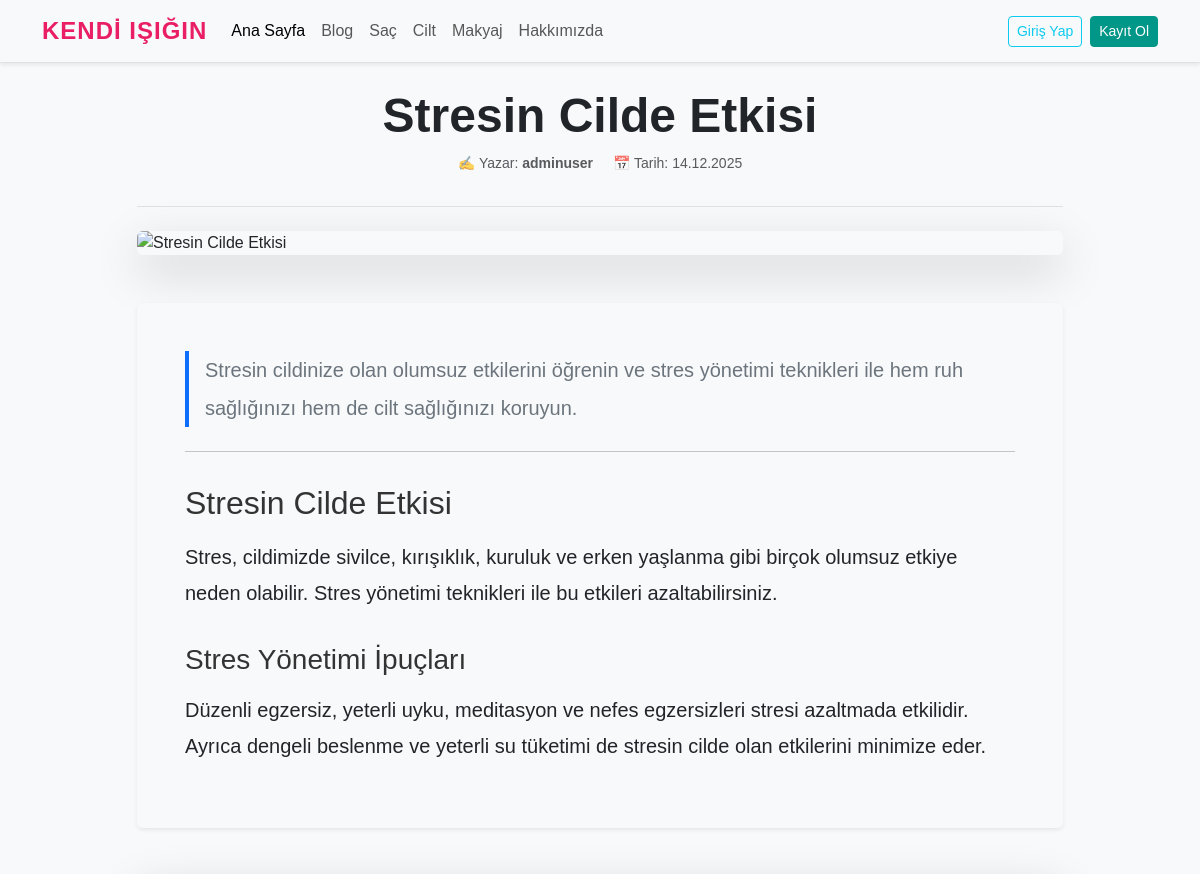
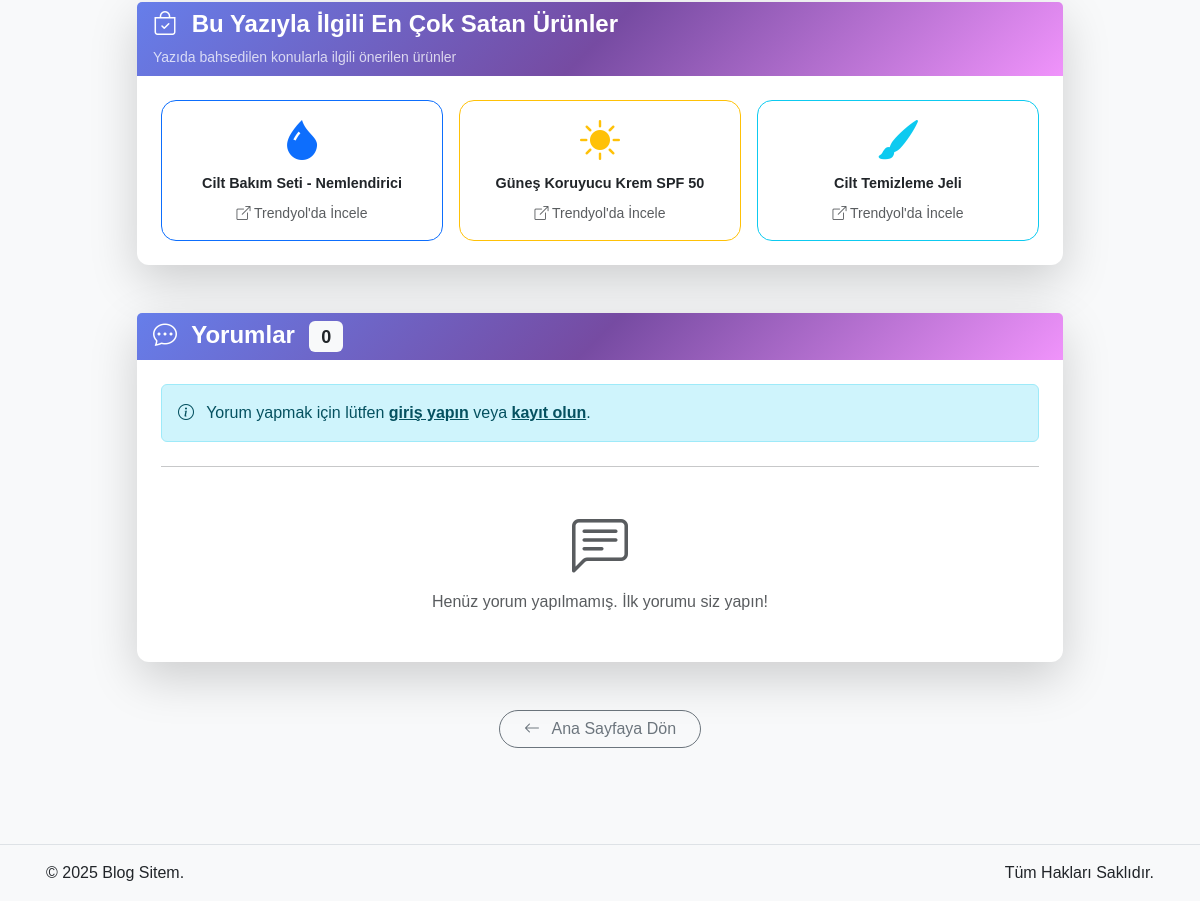
The app's page /blog-site/index.php?sayfa=detay&id=5 with its own data (2 pictures, top to bottom).
### tables this page shows
CREATE TABLE `yazilar` (
  `id` int NOT NULL,
  `baslik` varchar(255) NOT NULL,
  `ozet` text NOT NULL,
  `icerik` longtext NOT NULL,
  `resim_yolu` varchar(255) DEFAULT NULL,
  `yazar_id` int NOT NULL,
  `yayin_tarihi` datetime DEFAULT CURRENT_TIMESTAMP,
  `durum` enum('Yayinlandi','Taslak') NOT NULL DEFAULT 'Taslak'
);

CREATE TABLE `kullanicilar` (
  `id` int NOT NULL,
  `username` varchar(50) NOT NULL,
  `email` varchar(100) NOT NULL,
  `password` varchar(255) NOT NULL,
  `rol` enum('Admin','Editor','User') NOT NULL DEFAULT 'User',
  `kayit_tarihi` timestamp NULL DEFAULT CURRENT_TIMESTAMP
);

### blog-site/pages/detay.php (the view, shortened to what this page needs)
<?php
function getRelatedProducts($baslik, $ozet = '', $icerik = '') {
    $text = strtolower($baslik . ' ' . $ozet . ' ' . strip_tags($icerik));
    $products = [];
    if (strpos($text, 'cilt') !== false || strpos($text, 'bakım') !== false || strpos($text, 'güzellik') !== false || strpos($text, 'nem') !== false) {
        $products[] = [
            'title' => 'Cilt Bakım Seti - Nemlendirici',
            'link' => 'https://www.trendyol.com/sr?q=cilt+bakım+seti+nemlendirici&qt=cilt+bakım+seti+nemlendirici&st=cilt+bakım+seti+nemlendirici',
            'icon' => 'bi-droplet-fill',
            'color' => 'primary'
        ];
        $products[] = [
            'title' => 'Güneş Koruyucu Krem SPF 50',
            'link' => 'https://www.trendyol.com/sr?q=güneş+koruyucu+krem+spf+50&qt=güneş+koruyucu+krem+spf+50&st=güneş+koruyucu+krem+spf+50',
            'icon' => 'bi-sun-fill',
            'color' => 'warning'
        ];
        $products[] = [
            'title' => 'Cilt Temizleme Jeli',
            'link' => 'https://www.trendyol.com/sr?q=cilt+temizleme+jeli&qt=cilt+temizleme+jeli&st=cilt+temizleme+jeli',
            'icon' => 'bi-brush-fill',
            'color' => 'info'
        ];
    }
    return $products;
}
$yazi_id = isset($_GET['id']) ? intval($_GET['id']) : 0;
if ($yazi_id > 0) {
    $sorgu = $db->prepare("
        SELECT y.*, k.username AS yazar_adi
        FROM yazilar y
        INNER JOIN kullanicilar k ON y.yazar_id = k.id
        WHERE y.id = :id AND y.durum = 'Yayinlandi'
    ");
    $sorgu->execute([':id' => $yazi_id]);
    $yazi = $sorgu->fetch(PDO::FETCH_ASSOC);
}
try {
    $yorum_sorgu = $db->prepare("
        SELECT y.*, k.username AS kullanici_adi, k.id AS kullanici_id
        FROM yorumlar y
        INNER JOIN kullanicilar k ON y.kullanici_id = k.id
        WHERE y.yazi_id = :yazi_id AND y.durum = 'Onaylandi'
        ORDER BY y.yorum_tarihi DESC
    ");
    $yorum_sorgu->execute([':yazi_id' => $yazi_id]);
    $yorumlar = $yorum_sorgu->fetchAll(PDO::FETCH_ASSOC);
} catch (PDOException $e) {
    $yorumlar = [];
}
$kullanici_giris_yapti = isset($_SESSION['loggedin']) && $_SESSION['loggedin'] === true;
?>
<div class="row justify-content-center">
    <div class="col-lg-10">
        <div class="mb-4 text-center border-bottom pb-3">
            <h1 class="display-5 fw-bold text-dark"><?php echo htmlspecialchars($yazi['baslik']); ?></h1>
            <p class="text-muted small">
                <span class="me-3">✍️ Yazar: <strong><?php echo htmlspecialchars($yazi['yazar_adi']); ?></strong></span>
                <span>📅 Tarih: <?php echo date("d.m.Y", strtotime($yazi['yayin_tarihi'])); ?></span>
            </p>
        </div>
        <div class="mb-5 shadow-lg rounded overflow-hidden">
            <img
                src="<?php echo !empty($yazi['resim_yolu']) ? htmlspecialchars($yazi['resim_yolu']) : 'https://images.unsplash.com/photo-1556228578-0d85b1a4d571?w=800&h=600&fit=crop'; ?>"
                class="img-fluid w-100"
                alt="<?php echo htmlspecialchars($yazi['baslik']); ?>"
                style="max-height: 500px; object-fit: cover;"
                onerror="this.src='https://images.unsplash.com/photo-1556228578-0d85b1a4d571?w=800&h=600&fit=crop'"
            >
        </div>
        <div class="bg-light p-4 p-md-5 rounded shadow-sm article-content">
            <p class="lead font-italic mb-4 text-secondary border-start border-4 border-primary ps-3">
                <?php echo htmlspecialchars($yazi['ozet']); ?>
            </p>
            <hr class="my-4">
            <div class="fs-5 text-dark" style="line-height: 1.8;">
                <?php echo $yazi['icerik']; ?>
            </div>
        </div>
        <?php
        $relatedProducts = getRelatedProducts($yazi['baslik'], $yazi['ozet'], $yazi['icerik'] ?? '');
        if (!empty($relatedProducts)):
        ?>
        <div class="mt-5 mb-4">
            <div class="card shadow-lg border-0">
                <div class="card-header bg-gradient-primary text-white">
                    <h4 class="mb-0 fw-bold">
                        <i class="bi bi-bag-check me-2"></i>
                        Bu Yazıyla İlgili En Çok Satan Ürünler
                    </h4>
                    <p class="mb-0 small mt-2 opacity-75">
                        Yazıda bahsedilen konularla ilgili önerilen ürünler
                    </p>
                </div>
                <div class="card-body p-4">
                    <div class="row g-3">
                        <?php foreach ($relatedProducts as $product): ?>
                            <div class="col-md-4">
                                <a
                                    href="<?php echo htmlspecialchars($product['link']); ?>"
                                    target="_blank"
                                    rel="noopener noreferrer"
                                    class="btn btn-outline-<?php echo $product['color']; ?> w-100 h-100 d-flex flex-column align-items-center justify-content-center p-3 product-link-card"
                                    style="min-height: 120px; text-decoration: none; transition: all 0.3s ease;"
                                >
                                    <i class="bi <?php echo $product['icon']; ?> display-6 mb-2 text-<?php echo $product['color']; ?>"></i>
                                    <span class="fw-bold text-dark text-center" style="font-size: 0.9rem;">
                                        <?php echo htmlspecialchars($product['title']); ?>
                                    </span>
                                    <small class="text-muted mt-2">
                                        <i class="bi bi-box-arrow-up-right"></i>
                                        Trendyol'da İncele
                                    </small>
                                </a>
                            </div>
                        <?php endforeach; ?>
                    </div>
                </div>
            </div>
        </div>
        <?php endif; ?>
        <div class="mt-5 mb-4">
            <div class="card shadow-lg border-0">
                <div class="card-header bg-gradient-primary text-white">
                    <h4 class="mb-0 fw-bold">
                        <i class="bi bi-chat-dots me-2"></i>
                        Yorumlar
                        <span class="badge bg-light text-dark ms-2"><?php echo count($yorumlar); ?></span>
                    </h4>
                </div>
                <div class="card-body p-4">
                    <?php if ($kullanici_giris_yapti): ?>
                    <div class="mb-4 p-3 bg-light rounded">
                        <h5 class="mb-3">
                            <i class="bi bi-pencil-square me-2 text-primary"></i>
                            Yorum Yap
                        </h5>
                        <form action="pages/yorum_ekle.php" method="POST" id="yorumForm">
                            <input type="hidden" name="yazi_id" value="<?php echo $yazi_id; ?>">
                            <div class="mb-3">
                                <textarea
                                    class="form-control"
                                    name="yorum_metni"
                                    id="yorum_metni"
                                    rows="4"
                                    placeholder="Yorumunuzu buraya yazın..."
                                    required
                                    minlength="10"
                                    maxlength="1000"
                                ></textarea>
                                <div class="invalid-feedback">
                                    Lütfen en az 10 karakter yazın.
                                </div>
                                <small class="text-muted">
                                    <span id="karakter_sayisi">0</span> / 1000 karakter
                                </small>
                            </div>
                            <button type="submit" class="btn btn-primary">
                                <i class="bi bi-send me-2"></i>
                                Yorumu Gönder
                            </button>
                        </form>
                    </div>
                    <?php else: ?>
                    <div class="alert alert-info mb-4">
                        <i class="bi bi-info-circle me-2"></i>
                        Yorum yapmak için lütfen <a href="index.php?sayfa=giris" class="alert-link">giriş yapın</a> veya <a href="index.php?sayfa=kayit" class="alert-link">kayıt olun</a>.
                    </div>
                    <?php endif; ?>
                    <hr class="my-4">
                    <div class="yorumlar-listesi">
                        <?php if (count($yorumlar) > 0): ?>
                            <?php foreach ($yorumlar as $yorum): ?>
                                <div class="yorum-item mb-4 p-3 bg-white rounded shadow-sm border-start border-primary border-3">
                                    <div class="d-flex justify-content-between align-items-start mb-2">
                                        <div>
                                            <strong class="text-primary">
                                                <i class="bi bi-person-circle me-2"></i>
                                                <?php echo htmlspecialchars($yorum['kullanici_adi']); ?>
                                            </strong>
                                            <small class="text-muted ms-2">
                                                <i class="bi bi-clock me-1"></i>
                                                <?php
                                                $tarih = new DateTime($yorum['yorum_tarihi']);
                                                $simdi = new DateTime();
                                                $fark = $simdi->diff($tarih);
                                                if ($fark->days > 7) {
                                                    echo date("d.m.Y H:i", strtotime($yorum['yorum_tarihi']));
                                                } elseif ($fark->days > 0) {
                                                    echo $fark->days . " gün önce";
                                                } elseif ($fark->h > 0) {
                                                    echo $fark->h . " saat önce";
                                                } elseif ($fark->i > 0) {
                                                    echo $fark->i . " dakika önce";
                                                } else {
                                                    echo "Az önce";
                                                }
                                                ?>
                                            </small>
                                        </div>
                                    </div>
                                    <p class="mb-0 text-dark" style="line-height: 1.6;">
                                        <?php echo nl2br(htmlspecialchars($yorum['yorum_metni'])); ?>
                                    </p>
                                </div>
                            <?php endforeach; ?>
                        <?php else: ?>
                            <div class="text-center py-4 text-muted">
                                <i class="bi bi-chat-left-text display-4 d-block mb-2"></i>
                                <p class="mb-0">Henüz yorum yapılmamış. İlk yorumu siz yapın!</p>
                            </div>
                        <?php endif; ?>
                    </div>
                </div>
            </div>
        </div>
        <div class="mt-5 mb-5 text-center">
            <a href="index.php?sayfa=home" class="btn btn-outline-secondary px-4 rounded-pill">
                <i class="bi bi-arrow-left me-2"></i>
                Ana Sayfaya Dön
            </a>
        </div>
    </div>
</div>

### blog-site/assets/css/style.css (style rules this page uses)
body { background-color: #f8f9fa; font-family: 'Arial', sans-serif; }
.card { border: none; border-radius: 12px; transition: transform 0.3s ease, box-shadow 0.3s ease; }
.bg-gradient-primary { background: linear-gradient(135deg, #667eea 0%, #764ba2 100%) !important; border: none; }
.product-link-card { border-radius: 15px !important; transition: all 0.3s ease !important; }
.bg-gradient-primary { background: linear-gradient(135deg, #667eea 0%, #764ba2 50%, #f093fb 100%) !important; }
.article-content { line-height: 1.9; font-size: 1.1rem; }
.article-content h2, .article-content h3, .article-content h4 { margin-top: 2rem; margin-bottom: 1rem; color: #333; }

### records on screen
yazilar: baslik "Stresin Cilde Etkisi", yazar.username "adminuser", yayin_tarihi "14.12.2025", ozet "Stresin cildinize olan olumsuz etkilerini öğrenin ve stres yönetimi teknikleri ile hem ruh sağlığınızı hem de cilt sağlığınızı koruyun.", icerik "Stresin Cilde Etkisi Stres, cildimizde sivilce, kırışıklık, kuruluk ve erken yaşlanma gibi birçok olumsuz etkiye neden olabilir. Stres yönetimi teknikleri ile bu etkileri azaltabilirsiniz. Stres Yönetimi İpuçları Düzenli egzersiz, yeterli uyku, meditasyon ve nefes egzersizleri stresi azaltmada etkilidir. Ayrıca dengeli beslenme ve yeterli su tüketimi de stresin cilde olan etkilerini minimize eder."

### other values on screen
$product['title'] "Cilt Bakım Seti - Nemlendirici"
$product['title'] "Güneş Koruyucu Krem SPF 50"
$product['title'] "Cilt Temizleme Jeli"
count($yorumlar) "0"
